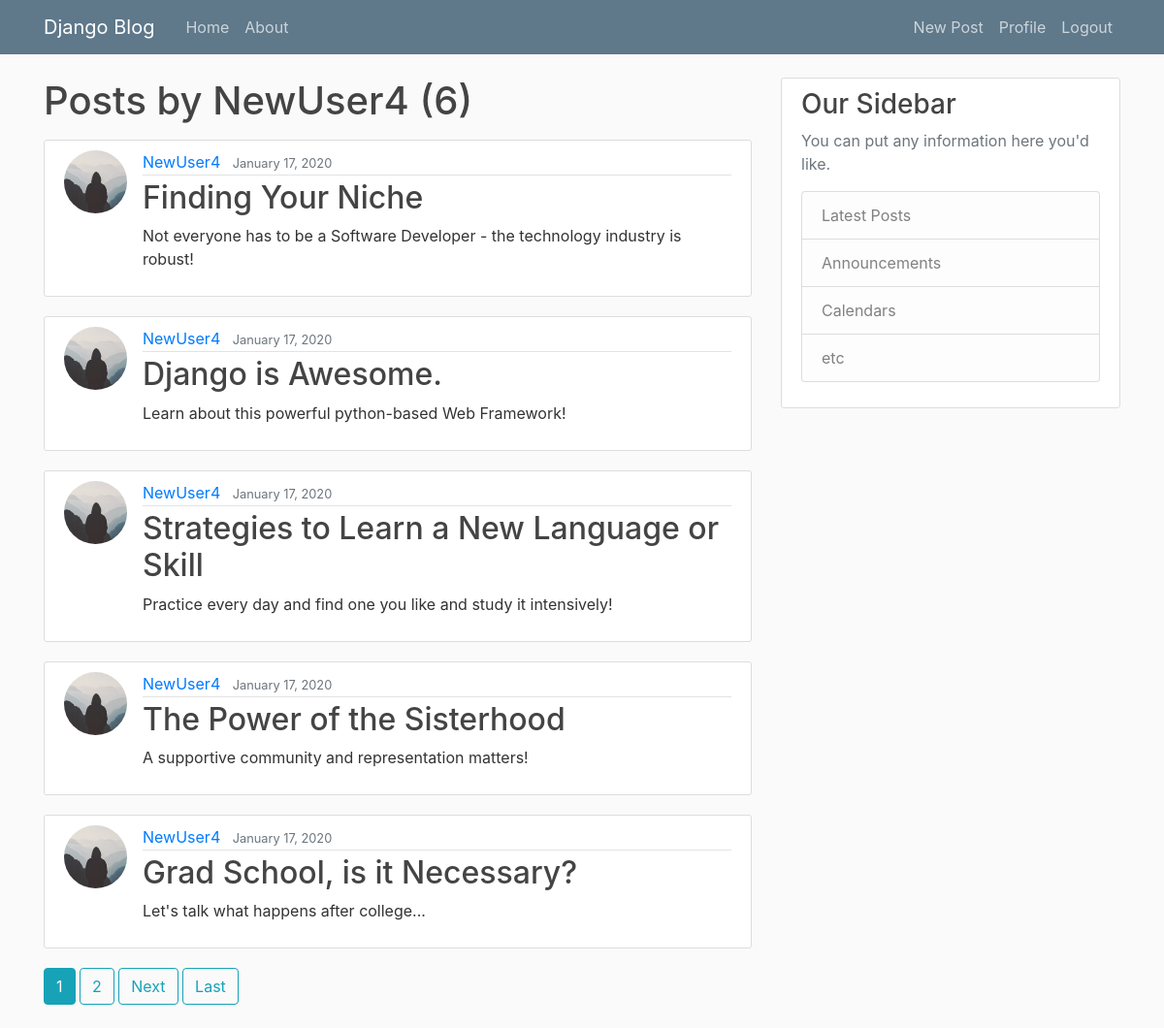
Screenshot of /user/NewUser4 (signed in) with the database file from the repository.
### blog/models.py (models this page shows, shortened)
class Post(models.Model):
    title = models.CharField(max_length=100)
    content = models.TextField()
    date_posted = models.DateTimeField(default=timezone.now)
    author = models.ForeignKey(User, on_delete=models.CASCADE)

### users/models.py (models this page shows)
class Profile(models.Model):
    user = models.OneToOneField(User, on_delete=models.CASCADE)
    image = models.ImageField(default='default.jpg', upload_to='profile_pics')

### blog/views.py (the view)
# urls.py: path('user/<str:username>', UserPostListView.as_view(), name='user-posts'),
class UserPostListView(ListView):
    model = Post
    template_name = 'blog/user_posts.html'  # <app>/<model>_<viewtype>.html
    context_object_name = 'posts'
    paginate_by = 5
    def get_queryset(self):
        user = get_object_or_404(User, username=self.kwargs.get('username'))
        return Post.objects.filter(author=user).order_by('-date_posted')

### blog/templates/blog/user_posts.html (shortened to what this page needs)
{% extends "blog/base.html" %}
{% block content %}
    <h1 class="mb-3">Posts by {{ view.kwargs.username }} ({{ page_obj.paginator.count }})</h1>
    {% for post in posts %}
        <article class="media content-section">
            <img class="rounded-circle article-img" src="{{ post.author.profile.image.url }}">
  <div class="media-body">
    <div class="article-metadata">
      <a class="mr-2" href="{% url 'user-posts' post.author.username %}">{{ post.author }}</a>
      <small class="text-muted">{{ post.date_posted | date:"F d, Y" }}</small>
    </div>
    <h2><a class="article-title" href="{% url 'post-detail' post.id %}">{{ post.title }}</a></h2>
    <p class="article-content">{{ post.content }}</p>
  </div>
</article>
    {% endfor %}
    {% if is_paginated %}
        {% for num in page_obj.paginator.page_range %}
            {% if page_obj.number == num %}
                 <a class="btn btn-info mb-4" href="?page={{ num }}">{{ num }}</a>
            {%  elif num > page_obj.number|add:'-3' and num < page_obj.number|add:'3' %}
                <a class="btn btn-outline-info mb-4" href="?page={{ num }}">{{ num }}</a>
            {% endif %}
        {% endfor %}
        {% if page_obj.has_next %}
            <a class="btn btn-outline-info mb-4" href="?page={{ page_obj.next_page_number }}">Next</a>
            <a class="btn btn-outline-info mb-4" href="?page={{ page_obj.paginator.num_pages }}">Last</a>
        {% endif %}
    {% endif %}
{% endblock %}

### blog/static/blog/main.css (style rules this page uses)
body { background: #fafafa; color: #333333; margin-top: 5rem; }
h1, h2, h3, h4, h5, h6 { color: #444444; }
.content-section { background: #ffffff; padding: 10px 20px; border: 1px solid #dddddd; border-radius: 3px; margin-bottom: 20px; }
.article-title { color: #444444; }
.article-content { white-space: pre-line; }
.article-img { height: 65px; width: 65px; margin-right: 16px; }
.article-metadata { padding-bottom: 1px; margin-bottom: 4px; border-bottom: 1px solid #e3e3e3 }

### rows the page displays
Post: author.profile.image (placeholder picture), author "NewUser4", date_posted "January 17, 2020", title "Finding Your Niche", content "Not everyone has to be a Software Developer - the technology industry is robust!"
Post: author.profile.image (placeholder picture), author "NewUser4", date_posted "January 17, 2020", title "Django is Awesome.", content "Learn about this powerful python-based Web Framework!"
Post: author.profile.image (placeholder picture), author "NewUser4", date_posted "January 17, 2020", title "Strategies to Learn a New Language or Skill", content "Practice every day and find one you like and study it intensively!"
Post: author.profile.image (placeholder picture), author "NewUser4", date_posted "January 17, 2020", title "The Power of the Sisterhood", content "A supportive community and representation matters!"
Post: author.profile.image (placeholder picture), author "NewUser4", date_posted "January 17, 2020", title "Grad School, is it Necessary?", content "Let's talk what happens after college..."

### other values shown
{{ view.kwargs.username }} "NewUser4"
{{ page_obj.paginator.count }} "6"
{{ num }} "1"
{{ num }} "2"
